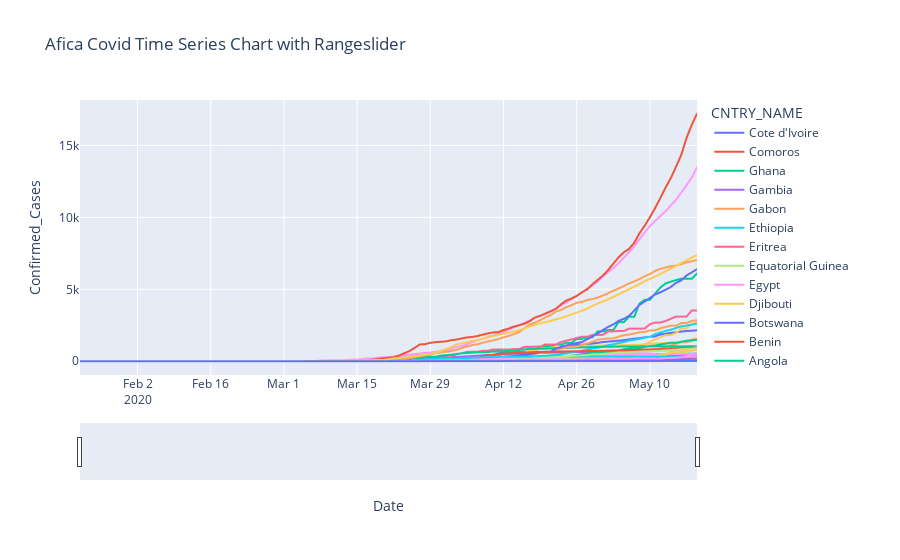

The notebook cell saved with this chart:
### Markdown cell above
# Add a range slider

### Code cell
import plotly.graph_objects as go
import pandas as pd


fig = px.line(africacovdf, x='Date', y='Confirmed_Cases', color = 'CNTRY_NAME', title='Afica Covid Time Series Chart with Rangeslider')

fig.update_xaxes(rangeslider_visible=True)
fig.show()
